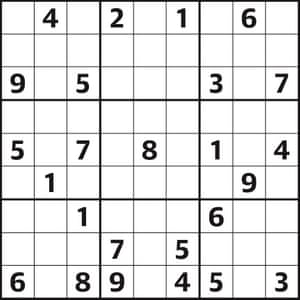
#> input picture exemplo/00.jpg, 300 x 300 px
$ python kk.py
#> lines starting #> are read from the running program, lines starting #| are printed output that depends on the picture; after the words box and inside, x2 and y2 are one past the last pixel; in counts of white or black regions, pixels touching at a corner belong together
# Python program to illustrate HoughLine
# method for line detection
import cv2
import numpy as np

# Reading the required image in
# which operations are to be done.
# Make sure that the image is in the same
# directory in which this python program is
img = cv2.imread('00.jpg')
#> img is the input picture: shape (300, 300, 3); mean B, G, R 225.2, 225.1, 225.2

# Convert the img to grayscale
gray = cv2.cvtColor(img, cv2.COLOR_BGR2GRAY)

# Apply edge detection method on the image
edges = cv2.Canny(gray, 50, 150, apertureSize=3)
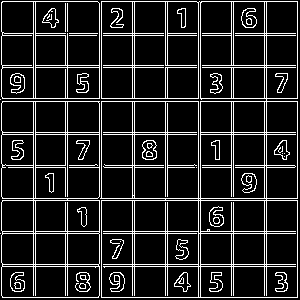
#> edges: shape (300, 300); 13.6% white in thin lines or dots

# This returns an array of r and theta values
lines = cv2.HoughLines(edges, 1, np.pi / 180, 200)
#> lines = 36 rows, first 8: [266, 0], [200, 1.57], [33, 0], [101, 0], [198, 0], [200, 0], [297, 0], [98, 1.57]

# The below for loop runs till r and theta values
# are in the range of the 2d array
for r, theta in lines[0]:
    # Stores the value of cos(theta) in a
    a = np.cos(theta)

    # Stores the value of sin(theta) in b
    b = np.sin(theta)

    # x0 stores the value rcos(theta)
    x0 = a * r

    # y0 stores the value rsin(theta)
    y0 = b * r

    # x1 stores the rounded off value of (rcos(theta)-1000sin(theta))
    x1 = int(x0 + 1000 * (-b))

    # y1 stores the rounded off value of (rsin(theta)+1000cos(theta))
    y1 = int(y0 + 1000 * (a))

    # x2 stores the rounded off value of (rcos(theta)+1000sin(theta))
    x2 = int(x0 - 1000 * (-b))

    # y2 stores the rounded off value of (rsin(theta)-1000cos(theta))
    y2 = int(y0 - 1000 * (a))

    # cv2.line draws a line in img from the point(x1,y1) to (x2,y2).
    # (0,0,255) denotes the colour of the line to be
    # drawn. In this case, it is red.
    cv2.line(img, (x1, y1), (x2, y2), (0, 0, 255), 2)
#> this loop made 1 pass
#> (r, theta, a, b, x0, y0, x1, y1) on pass 1: (266, 0, 1, 0, 266, 0, 266, 1000)
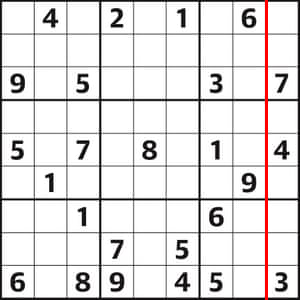
#> img: shape (300, 300, 3); 1% of pixels changed, all inside (x1, y1, x2, y2) = (265, 0, 268, 300)

# All the changes made in the input image are finally
# written on a new image houghlines.jpg
cv2.imwrite('linesDetected.jpg', img)

$ run again, with exemplo/111.jpg copied over exemplo/00.jpg
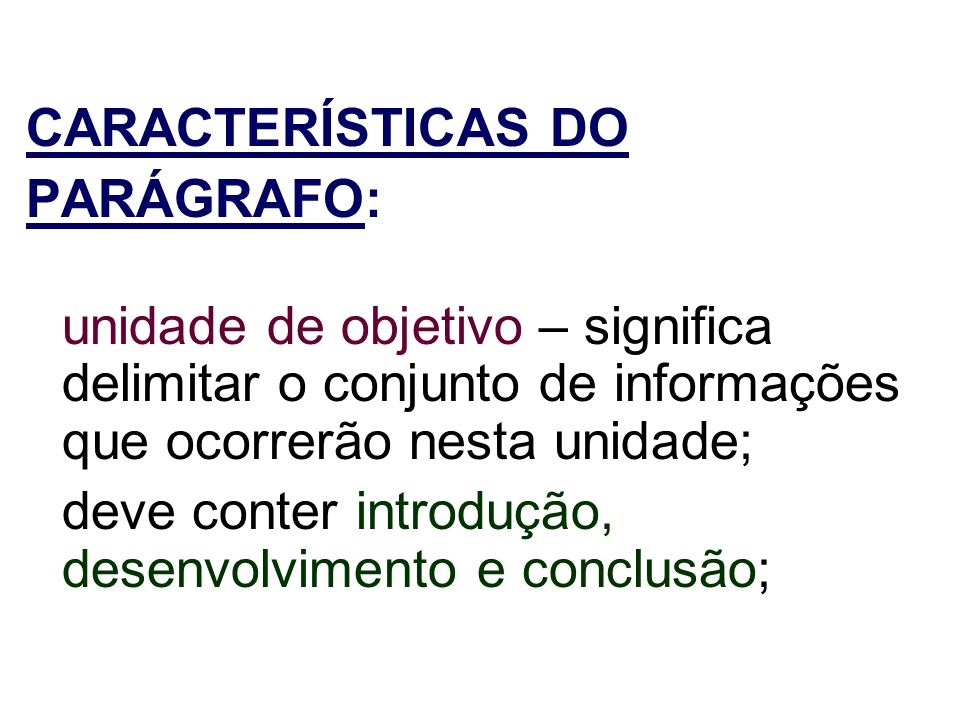
#> input picture exemplo/111.jpg, 960 x 720 px
#> img is the input picture: shape (720, 960, 3); mean B, G, R 235.6, 233.2, 233.2
#> `edges = cv2.Canny(gray, 50, 150, apertureSize=3)`:
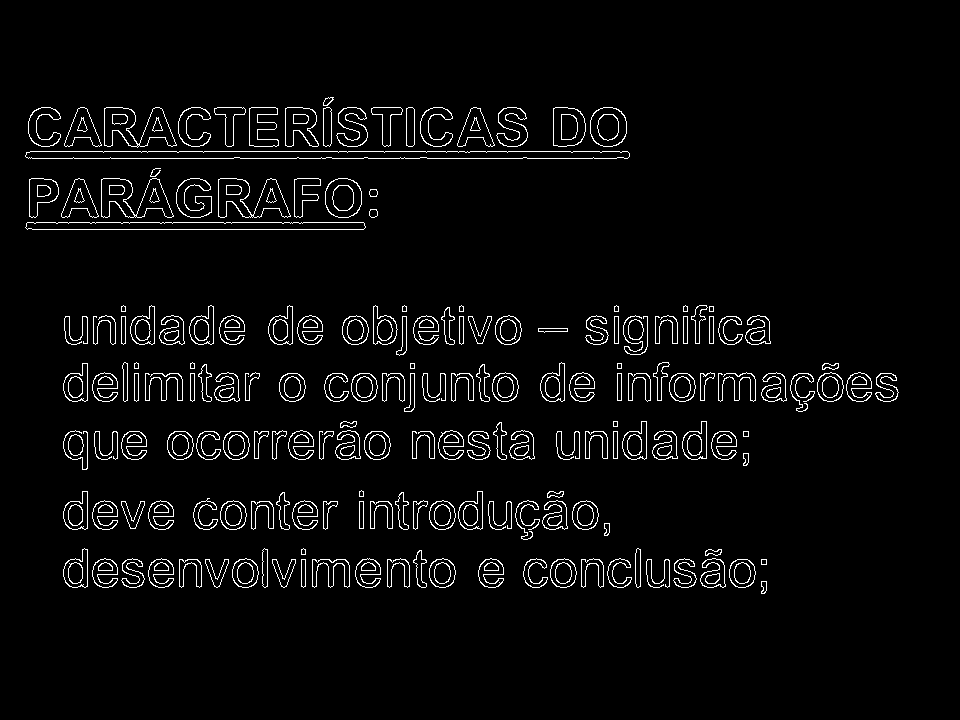
#> edges: shape (720, 960); 3.8% white in thin lines or dots, all inside (x1, y1, x2, y2) = (25, 97, 899, 594)
#> lines = 13 rows, first 8: [151, 1.57], [158, 1.57], [229, 1.57], [373, 1.57], [222, 1.57], [431, 1.57], [559, 1.57], [377, 1.57]
#> the loop `for r, theta in lines[0]:` made 1 pass
#> (r, theta, a, b, x0, y0, x1, y1) on pass 1: (151, 1.57, -4.37e-08, 1, -6.6e-06, 151, -1000, 150)
#> after the loop `for r, theta in lines[0]:`:
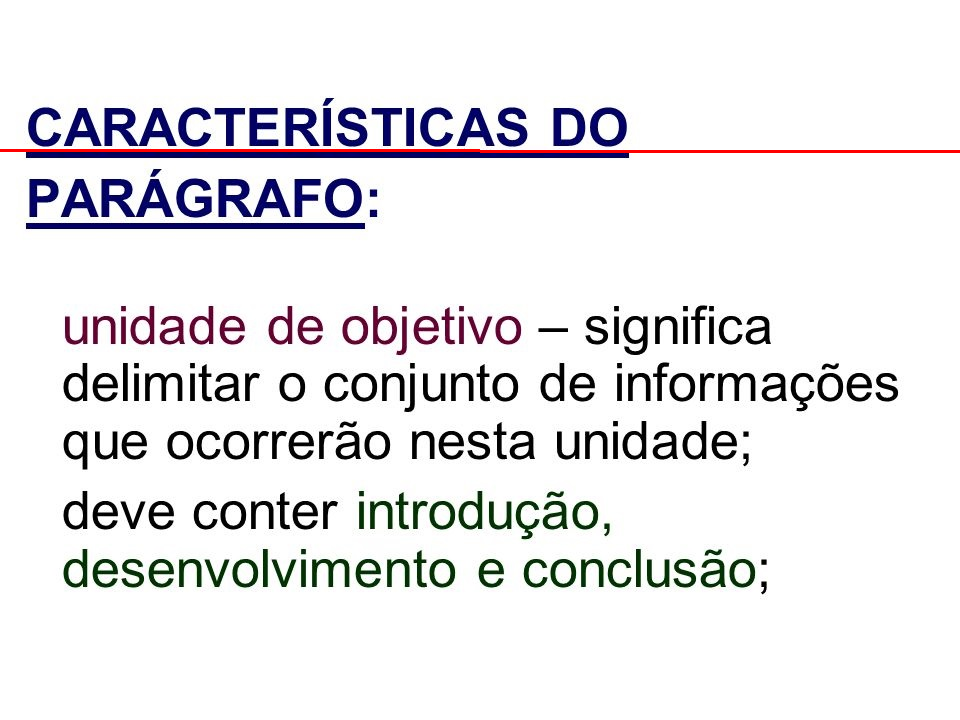
#> img: shape (720, 960, 3); 0.42% of pixels changed, all inside (x1, y1, x2, y2) = (0, 149, 960, 153)

$ run again, with exemplo/img_001.jpg copied over exemplo/00.jpg
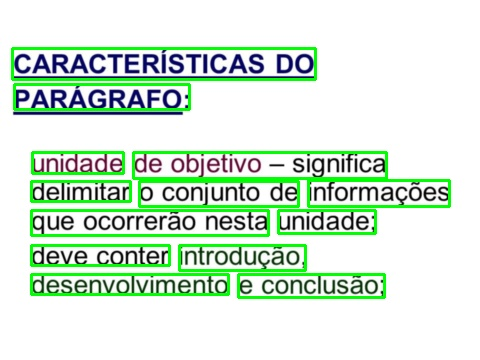
#> input picture exemplo/img_001.jpg, 480 x 360 px
#> img is the input picture: shape (360, 480, 3); mean B, G, R 215, 232.7, 212.8
#> `edges = cv2.Canny(gray, 50, 150, apertureSize=3)`:
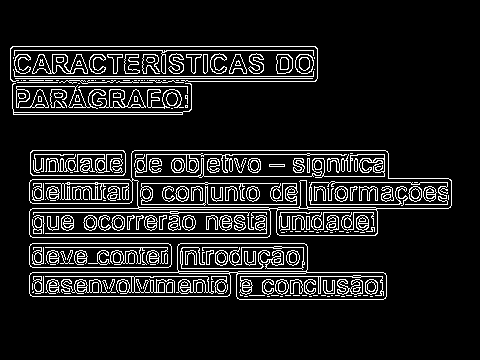
#> edges: shape (360, 480); 11.4% white in thin lines or dots, all inside (x1, y1, x2, y2) = (10, 46, 452, 300)
#> lines = 20 rows, first 8: [150, 1.57], [276, 1.57], [212, 1.57], [154, 1.57], [46, 1.57], [76, 1.57], [50, 1.57], [78, 1.57]
#> the loop `for r, theta in lines[0]:` made 1 pass
#> (r, theta, a, b, x0, y0, x1, y1) on pass 1: (150, 1.57, -4.37e-08, 1, -6.56e-06, 150, -1000, 149)
#> after the loop `for r, theta in lines[0]:`:
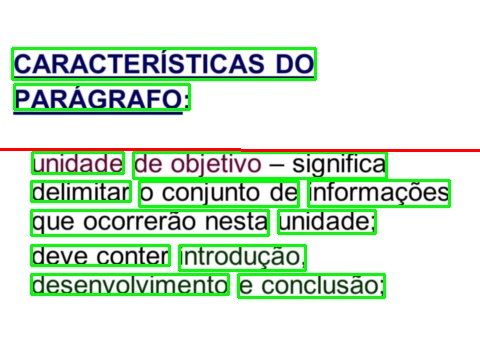
#> img: shape (360, 480, 3); 0.83% of pixels changed, all inside (x1, y1, x2, y2) = (0, 148, 480, 152)
